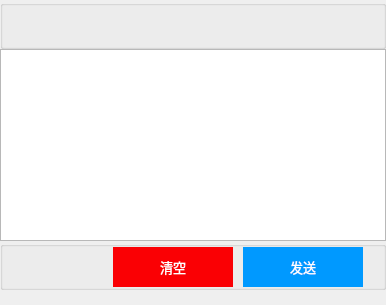
               <widget class="QWidget" name="main_chatTab_chatStack_NotNULL_inputWidget">
                <layout class="QVBoxLayout" name="verticalLayout_21">
                 <property name="spacing">
                  <number>0</number>
                 </property>
                 <property name="leftMargin">
                  <number>0</number>
                 </property>
                 <property name="topMargin">
                  <number>0</number>
                 </property>
                 <property name="rightMargin">
                  <number>0</number>
                 </property>
                 <property name="bottomMargin">
                  <number>15</number>
                 </property>
                 <item>
                  <widget class="QGroupBox" name="main_chatTab_chatStack_NotNULL_inputToolGroup">
                   <property name="sizePolicy">
                    <sizepolicy hsizetype="Expanding" vsizetype="Preferred">
                     <horstretch>0</horstretch>
                     <verstretch>0</verstretch>
                    </sizepolicy>
                   </property>
                   <property name="autoFillBackground">
                    <bool>true</bool>
                   </property>
                   <property name="title">
                    <string/>
                   </property>
                   <property name="alignment">
                    <set>Qt::AlignBottom|Qt::AlignHCenter</set>
                   </property>
                   <property name="flat">
                    <bool>false</bool>
                   </property>
                   <layout class="QHBoxLayout" name="horizontalLayout_7">
                    <property name="spacing">
                     <number>10</number>
                    </property>
                    <property name="leftMargin">
                     <number>20</number>
                    </property>
                    <property name="topMargin">
                     <number>0</number>
                    </property>
                    <property name="rightMargin">
                     <number>20</number>
                    </property>
                    <property name="bottomMargin">
                     <number>0</number>
                    </property>
                    <item>
                     <widget class="QPushButton" name="main_chatTab_chatStack_NotNULL_inputToolGroup_emojiBtn">
                      <property name="sizePolicy">
                       <sizepolicy hsizetype="Fixed" vsizetype="Fixed">
                        <horstretch>0</horstretch>
                        <verstretch>0</verstretch>
                       </sizepolicy>
                      </property>
                      <property name="minimumSize">
                       <size>
                        <width>40</width>
                        <height>40</height>
                       </size>
                      </property>
                      <property name="maximumSize">
                       <size>
                        <width>40</width>
                        <height>40</height>
                       </size>
                      </property>
                      <property name="toolTip">
                       <string>表情</string>
                      </property>
                      <property name="icon">
                       <iconset>
                        <normaloff>:/widget/main/chat/images/widget/main/chat/emoji_no.png</normaloff>
                        <normalon>:/widget/main/chat/images/widget/main/chat/emoji_yes.png</normalon>:/widget/main/chat/images/widget/main/chat/emoji_no.png</iconset>
                      </property>
                      <property name="iconSize">
                       <size>
                        <width>30</width>
                        <height>30</height>
                       </size>
                      </property>
                      <property name="flat">
                       <bool>true</bool>
                      </property>
                     </widget>
                    </item>
                    <item>
                     <widget class="QPushButton" name="main_chatTab_chatStack_NotNULL_inputToolGroup_fileBtn">
                      <property name="sizePolicy">
                       <sizepolicy hsizetype="Fixed" vsizetype="Fixed">
                        <horstretch>0</horstretch>
                        <verstretch>0</verstretch>
                       </sizepolicy>
                      </property>
                      <property name="minimumSize">
                       <size>
                        <width>40</width>
                        <height>40</height>
                       </size>
                      </property>
                      <property name="maximumSize">
                       <size>
                        <width>40</width>
                        <height>40</height>
                       </size>
                      </property>
                      <property name="focusPolicy">
                       <enum>Qt::NoFocus</enum>
                      </property>
                      <property name="toolTip">
                       <string>选择文件</string>
                      </property>
                      <property name="icon">
                       <iconset>
                        <normaloff>:/widget/main/chat/images/widget/main/chat/file_no.png</normaloff>
                        <normalon>:/widget/main/chat/images/widget/main/chat/file_yes.png</normalon>:/widget/main/chat/images/widget/main/chat/file_no.png</iconset>
                      </property>
                      <property name="iconSize">
                       <size>
                        <width>30</width>
                        <height>30</height>
                       </size>
                      </property>
                      <property name="flat">
                       <bool>true</bool>
                      </property>
                     </widget>
                    </item>
                    <item>
                     <widget class="QPushButton" name="main_chatTab_chatStack_NotNULL_inputToolGroup_pictureBtn">
                      <property name="sizePolicy">
                       <sizepolicy hsizetype="Fixed" vsizetype="Fixed">
                        <horstretch>0</horstretch>
                        <verstretch>0</verstretch>
                       </sizepolicy>
                      </property>
                      <property name="minimumSize">
                       <size>
                        <width>40</width>
                        <height>40</height>
                       </size>
                      </property>
                      <property name="maximumSize">
                       <size>
                        <width>40</width>
                        <height>40</height>
                       </size>
                      </property>
                      <property name="focusPolicy">
                       <enum>Qt::NoFocus</enum>
                      </property>
                      <property name="toolTip">
                       <string>选择图片</string>
                      </property>
                      <property name="icon">
                       <iconset>
                        <normaloff>:/widget/main/chat/images/widget/main/chat/picture_no.png</normaloff>
                        <normalon>:/widget/main/chat/images/widget/main/chat/picture_yes.png</normalon>:/widget/main/chat/images/widget/main/chat/picture_no.png</iconset>
                      </property>
                      <property name="iconSize">
                       <size>
                        <width>30</width>
                        <height>30</height>
                       </size>
                      </property>
                      <property name="flat">
                       <bool>true</bool>
                      </property>
                     </widget>
                    </item>
                    <item>
                     <widget class="QPushButton" name="main_chatTab_chatStack_NotNULL_inputToolGroup_upperBtn">
                      <property name="sizePolicy">
                       <sizepolicy hsizetype="Fixed" vsizetype="Fixed">
                        <horstretch>0</horstretch>
                        <verstretch>0</verstretch>
                       </sizepolicy>
                      </property>
                      <property name="minimumSize">
                       <size>
                        <width>40</width>
                        <height>40</height>
                       </size>
                      </property>
                      <property name="maximumSize">
                       <size>
                        <width>40</width>
                        <height>40</height>
                       </size>
                      </property>
                      <property name="focusPolicy">
                       <enum>Qt::NoFocus</enum>
                      </property>
                      <property name="toolTip">
                       <string>开启大写锁定</string>
                      </property>
                      <property name="icon">
                       <iconset>
                        <normaloff>:/widget/main/chat/images/widget/main/chat/upper_no.png</normaloff>
                        <normalon>:/widget/main/chat/images/widget/main/chat/upper_yes.png</normalon>:/widget/main/chat/images/widget/main/chat/upper_no.png</iconset>
                      </property>
                      <property name="iconSize">
                       <size>
                        <width>30</width>
                        <height>30</height>
                       </size>
                      </property>
                      <property name="checkable">
                       <bool>true</bool>
                      </property>
                      <property name="checked">
                       <bool>false</bool>
                      </property>
                      <property name="flat">
                       <bool>true</bool>
                      </property>
                     </widget>
                    </item>
                    <item>
                     <widget class="QPushButton" name="main_chatTab_chatStack_NotNULL_inputToolGroup_fontBtn">
                      <property name="sizePolicy">
                       <sizepolicy hsizetype="Fixed" vsizetype="Fixed">
                        <horstretch>0</horstretch>
                        <verstretch>0</verstretch>
                       </sizepolicy>
                      </property>
                      <property name="minimumSize">
                       <size>
                        <width>40</width>
                        <height>40</height>
                       </size>
                      </property>
                      <property name="maximumSize">
                       <size>
                        <width>40</width>
                        <height>40</height>
                       </size>
                      </property>
                      <property name="toolTip">
                       <string>编辑器字体设置</string>
                      </property>
                      <property name="icon">
                       <iconset>
                        <normaloff>:/widget/main/chat/images/widget/main/chat/font_no.png</normaloff>
                        <normalon>:/widget/main/chat/images/widget/main/chat/font_yes.png</normalon>:/widget/main/chat/images/widget/main/chat/font_no.png</iconset>
                      </property>
                      <property name="iconSize">
                       <size>
                        <width>30</width>
                        <height>30</height>
                       </size>
                      </property>
                      <property name="flat">
                       <bool>true</bool>
                      </property>
                     </widget>
                    </item>
                    <item>
                     <spacer name="horizontalSpacer_7">
                      <property name="orientation">
                       <enum>Qt::Horizontal</enum>
                      </property>
                      <property name="sizeType">
                       <enum>QSizePolicy::Expanding</enum>
                      </property>
                      <property name="sizeHint" stdset="0">
                       <size>
                        <width>40</width>
                        <height>20</height>
                       </size>
                      </property>
                     </spacer>
                    </item>
                    <item>
                     <widget class="QPushButton" name="main_chatTab_chatStack_NotNULL_inputToolGroup_historyBtn">
                      <property name="sizePolicy">
                       <sizepolicy hsizetype="Fixed" vsizetype="Fixed">
                        <horstretch>0</horstretch>
                        <verstretch>0</verstretch>
                       </sizepolicy>
                      </property>
                      <property name="minimumSize">
                       <size>
                        <width>40</width>
                        <height>40</height>
                       </size>
                      </property>
                      <property name="maximumSize">
                       <size>
                        <width>40</width>
                        <height>40</height>
                       </size>
                      </property>
                      <property name="focusPolicy">
                       <enum>Qt::NoFocus</enum>
                      </property>
                      <property name="toolTip">
                       <string>查看历史记录</string>
                      </property>
                      <property name="icon">
                       <iconset>
                        <normaloff>:/widget/main/chat/images/widget/main/chat/histroy_no.png</normaloff>
                        <normalon>:/widget/main/chat/images/widget/main/chat/histroy_yes.png</normalon>:/widget/main/chat/images/widget/main/chat/histroy_no.png</iconset>
                      </property>
                      <property name="iconSize">
                       <size>
                        <width>30</width>
                        <height>30</height>
                       </size>
                      </property>
                      <property name="flat">
                       <bool>true</bool>
                      </property>
                     </widget>
                    </item>
                   </layout>
                  </widget>
                 </item>
                 <item>
                  <widget class="QTextEdit" name="main_chatTab_chatStack_NotNULL_textInput">
                   <property name="font">
                    <font>
                     <family>Agency FB</family>
                     <pointsize>12</pointsize>
                    </font>
                   </property>
                   <property name="mouseTracking">
                    <bool>true</bool>
                   </property>
                   <property name="verticalScrollBarPolicy">
                    <enum>Qt::ScrollBarAlwaysOff</enum>
                   </property>
                   <property name="horizontalScrollBarPolicy">
                    <enum>Qt::ScrollBarAlwaysOff</enum>
                   </property>
                   <property name="html">
                    <string>&lt;!DOCTYPE HTML PUBLIC &quot;-//W3C//DTD HTML 4.0//EN&quot; &quot;http://www.w3.org/TR/REC-html40/strict.dtd&quot;&gt;
&lt;html&gt;&lt;head&gt;&lt;meta name=&quot;qrichtext&quot; content=&quot;1&quot; /&gt;&lt;style type=&quot;text/css&quot;&gt;
p, li { white-space: pre-wrap; }
&lt;/style&gt;&lt;/head&gt;&lt;body style=&quot; font-family:'Agency FB'; font-size:12pt; font-weight:400; font-style:normal;&quot;&gt;
&lt;p style=&quot;-qt-paragraph-type:empty; margin-top:0px; margin-bottom:0px; margin-left:0px; margin-right:0px; -qt-block-indent:0; text-indent:0px;&quot;&gt;&lt;br /&gt;&lt;/p&gt;&lt;/body&gt;&lt;/html&gt;</string>
                   </property>
                  </widget>
                 </item>
                 <item>
                  <widget class="QGroupBox" name="main_chatTab_chatStack_NotNULL_inputGroup">
                   <property name="sizePolicy">
                    <sizepolicy hsizetype="Expanding" vsizetype="Preferred">
                     <horstretch>0</horstretch>
                     <verstretch>0</verstretch>
                    </sizepolicy>
                   </property>
                   <property name="autoFillBackground">
                    <bool>true</bool>
                   </property>
                   <property name="title">
                    <string/>
                   </property>
                   <layout class="QHBoxLayout" name="horizontalLayout_6">
                    <property name="spacing">
                     <number>10</number>
                    </property>
                    <property name="leftMargin">
                     <number>20</number>
                    </property>
                    <property name="topMargin">
                     <number>0</number>
                    </property>
                    <property name="rightMargin">
                     <number>20</number>
                    </property>
                    <property name="bottomMargin">
                     <number>0</number>
                    </property>
                    <item>
                     <widget class="QPushButton" name="main_chatTab_chatStack_NotNULL_inputGroup_audioBtn">
                      <property name="sizePolicy">
                       <sizepolicy hsizetype="Fixed" vsizetype="Fixed">
                        <horstretch>0</horstretch>
                        <verstretch>0</verstretch>
                       </sizepolicy>
                      </property>
                      <property name="minimumSize">
                       <size>
                        <width>40</width>
                        <height>40</height>
                       </size>
                      </property>
                      <property name="maximumSize">
                       <size>
                        <width>40</width>
                        <height>40</height>
                       </size>
                      </property>
                      <property name="focusPolicy">
                       <enum>Qt::NoFocus</enum>
                      </property>
                      <property name="toolTip">
                       <string>发送语音</string>
                      </property>
                      <property name="icon">
                       <iconset>
                        <normaloff>:/widget/main/chat/images/widget/main/chat/audio_no.png</normaloff>
                        <normalon>:/widget/main/chat/images/widget/main/chat/audio_yes.png</normalon>:/widget/main/chat/images/widget/main/chat/audio_no.png</iconset>
                      </property>
                      <property name="iconSize">
                       <size>
                        <width>40</width>
                        <height>40</height>
                       </size>
                      </property>
                      <property name="checkable">
                       <bool>false</bool>
                      </property>
                      <property name="checked">
                       <bool>false</bool>
                      </property>
                      <property name="flat">
                       <bool>true</bool>
                      </property>
                     </widget>
                    </item>
                    <item>
                     <spacer name="horizontalSpacer_5">
                      <property name="orientation">
                       <enum>Qt::Horizontal</enum>
                      </property>
                      <property name="sizeHint" stdset="0">
                       <size>
                        <width>40</width>
                        <height>20</height>
                       </size>
                      </property>
                     </spacer>
                    </item>
                    <item>
                     <widget class="QPushButton" name="main_chatTab_chatStack_NotNULL_inputGroup_clearBtn">
                      <property name="sizePolicy">
                       <sizepolicy hsizetype="Fixed" vsizetype="Fixed">
                        <horstretch>0</horstretch>
                        <verstretch>0</verstretch>
                       </sizepolicy>
                      </property>
                      <property name="minimumSize">
                       <size>
                        <width>120</width>
                        <height>40</height>
                       </size>
                      </property>
                      <property name="maximumSize">
                       <size>
                        <width>120</width>
                        <height>40</height>
                       </size>
                      </property>
                      <property name="palette">
                       <palette>
                        <active>
                         <colorrole role="Button">
                          <brush brushstyle="SolidPattern">
                           <color alpha="255">
                            <red>250</red>
                            <green>0</green>
                            <blue>4</blue>
                           </color>
                          </brush>
                         </colorrole>
                         <colorrole role="ButtonText">
                          <brush brushstyle="SolidPattern">
                           <color alpha="255">
                            <red>255</red>
                            <green>255</green>
                            <blue>255</blue>
                           </color>
                          </brush>
                         </colorrole>
                        </active>
                        <inactive>
                         <colorrole role="Button">
                          <brush brushstyle="SolidPattern">
                           <color alpha="255">
                            <red>250</red>
                            <green>0</green>
                            <blue>4</blue>
                           </color>
                          </brush>
                         </colorrole>
                         <colorrole role="ButtonText">
                          <brush brushstyle="SolidPattern">
                           <color alpha="255">
                            <red>255</red>
                            <green>255</green>
                            <blue>255</blue>
                           </color>
                          </brush>
                         </colorrole>
                        </inactive>
                        <disabled>
                         <colorrole role="Button">
                          <brush brushstyle="SolidPattern">
                           <color alpha="255">
                            <red>250</red>
                            <green>0</green>
                            <blue>4</blue>
                           </color>
                          </brush>
                         </colorrole>
                         <colorrole role="ButtonText">
                          <brush brushstyle="SolidPattern">
                           <color alpha="255">
                            <red>120</red>
                            <green>120</green>
                            <blue>120</blue>
                           </color>
                          </brush>
                         </colorrole>
                        </disabled>
                       </palette>
                      </property>
                      <property name="font">
                       <font>
                        <family>微软雅黑</family>
                        <pointsize>10</pointsize>
                       </font>
                      </property>
                      <property name="focusPolicy">
                       <enum>Qt::NoFocus</enum>
                      </property>
                      <property name="toolTip">
                       <string>清空输入框</string>
                      </property>
                      <property name="autoFillBackground">
                       <bool>true</bool>
                      </property>
                      <property name="text">
                       <string>清空</string>
                      </property>
                      <property name="flat">
                       <bool>true</bool>
                      </property>
                     </widget>
                    </item>
                    <item>
                     <widget class="QPushButton" name="main_chatTab_chatStack_NotNULL_inputGroup_sendBtn">
                      <property name="sizePolicy">
                       <sizepolicy hsizetype="Fixed" vsizetype="Fixed">
                        <horstretch>0</horstretch>
                        <verstretch>0</verstretch>
                       </sizepolicy>
                      </property>
                      <property name="minimumSize">
                       <size>
                        <width>120</width>
                        <height>40</height>
                       </size>
                      </property>
                      <property name="maximumSize">
                       <size>
                        <width>120</width>
                        <height>40</height>
                       </size>
                      </property>
                      <property name="palette">
                       <palette>
                        <active>
                         <colorrole role="Button">
                          <brush brushstyle="SolidPattern">
                           <color alpha="255">
                            <red>0</red>
                            <green>153</green>
                            <blue>255</blue>
                           </color>
                          </brush>
                         </colorrole>
                         <colorrole role="ButtonText">
                          <brush brushstyle="SolidPattern">
                           <color alpha="255">
                            <red>255</red>
                            <green>255</green>
                            <blue>255</blue>
                           </color>
                          </brush>
                         </colorrole>
                        </active>
                        <inactive>
                         <colorrole role="Button">
                          <brush brushstyle="SolidPattern">
                           <color alpha="255">
                            <red>0</red>
                            <green>153</green>
                            <blue>255</blue>
                           </color>
                          </brush>
                         </colorrole>
                         <colorrole role="ButtonText">
                          <brush brushstyle="SolidPattern">
                           <color alpha="255">
                            <red>255</red>
                            <green>255</green>
                            <blue>255</blue>
                           </color>
                          </brush>
                         </colorrole>
                        </inactive>
                        <disabled>
                         <colorrole role="Button">
                          <brush brushstyle="SolidPattern">
                           <color alpha="255">
                            <red>0</red>
                            <green>153</green>
                            <blue>255</blue>
                           </color>
                          </brush>
                         </colorrole>
                         <colorrole role="ButtonText">
                          <brush brushstyle="SolidPattern">
                           <color alpha="255">
                            <red>120</red>
                            <green>120</green>
                            <blue>120</blue>
                           </color>
                          </brush>
                         </colorrole>
                        </disabled>
                       </palette>
                      </property>
                      <property name="font">
                       <font>
                        <family>微软雅黑</family>
                        <pointsize>10</pointsize>
                        <weight>50</weight>
                        <bold>false</bold>
                       </font>
                      </property>
                      <property name="focusPolicy">
                       <enum>Qt::NoFocus</enum>
                      </property>
                      <property name="toolTip">
                       <string>发送</string>
                      </property>
                      <property name="autoFillBackground">
                       <bool>true</bool>
                      </property>
                      <property name="text">
                       <string>发送</string>
                      </property>
                      <property name="icon">
                       <iconset>
                        <normaloff>:/QQ/images/sendButton.png</normaloff>:/QQ/images/sendButton.png</iconset>
                      </property>
                      <property name="flat">
                       <bool>true</bool>
                      </property>
                     </widget>
                    </item>
                   </layout>
                  </widget>
                 </item>
                </layout>
               </widget>
